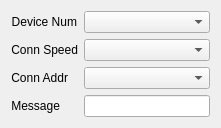
  <widget class="QWidget" name="formLayoutWidget">
   <property name="geometry">
    <rect>
     <x>790</x>
     <y>50</y>
     <width>221</width>
     <height>100</height>
    </rect>
   </property>
   <layout class="QFormLayout" name="InfoForm">
    <item row="1" column="1">
     <widget class="QComboBox" name="SpeedCombo"/>
    </item>
    <item row="2" column="1">
     <widget class="QComboBox" name="DeviceCombo"/>
    </item>
    <item row="3" column="1">
     <widget class="QLineEdit" name="MessageEdit"/>
    </item>
    <item row="1" column="0">
     <widget class="QLabel" name="SpeedLabel">
      <property name="text">
       <string>Conn Speed</string>
      </property>
      <property name="alignment">
       <set>Qt::AlignRight|Qt::AlignTrailing|Qt::AlignVCenter</set>
      </property>
     </widget>
    </item>
    <item row="2" column="0">
     <widget class="QLabel" name="AddrLabel">
      <property name="text">
       <string>Conn Addr</string>
      </property>
      <property name="alignment">
       <set>Qt::AlignRight|Qt::AlignTrailing|Qt::AlignVCenter</set>
      </property>
     </widget>
    </item>
    <item row="3" column="0">
     <widget class="QLabel" name="MsgLabel">
      <property name="text">
       <string>Message</string>
      </property>
      <property name="alignment">
       <set>Qt::AlignRight|Qt::AlignTrailing|Qt::AlignVCenter</set>
      </property>
     </widget>
    </item>
    <item row="0" column="0">
     <widget class="QLabel" name="DeviceLabel">
      <property name="text">
       <string>Device Num</string>
      </property>
      <property name="alignment">
       <set>Qt::AlignRight|Qt::AlignTrailing|Qt::AlignVCenter</set>
      </property>
     </widget>
    </item>
    <item row="0" column="1">
     <widget class="QComboBox" name="DeviceNumCombo"/>
    </item>
   </layout>
  </widget>
